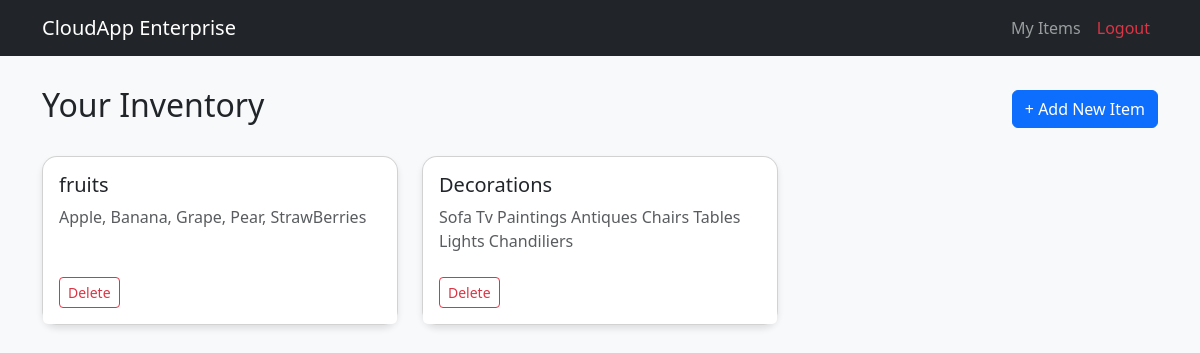
Screenshot of /items (signed in) with the database file from the repository.
### models.py (models this page shows)
class Item(Base):
    __tablename__ = "items"
    id = Column(Integer, primary_key=True, index=True)
    user_id = Column(Integer, ForeignKey("users.id"), nullable=False, index=True)
    title = Column(String(255), nullable=False)
    description = Column(Text, nullable=True)
    created_at = Column(DateTime, default=datetime.utcnow)
    updated_at = Column(DateTime, default=datetime.utcnow, onupdate=datetime.utcnow)
    owner = relationship("User", back_populates="items")

### routes.py (the view)
@items_bp.route('/items')
@login_required
def list_items():
    db = SessionLocal()
    user_items = db.query(Item).filter_by(user_id=current_user.id).all()
    db.close()
    return render_template('items/list.html', items=user_items)

### app.py (called while the page is built)
@login_manager.user_loader
def load_user(user_id):
    db = SessionLocal()
    user = db.query(User).get(int(user_id))
    db.close()
    return user

### templates/items/list.html
{% extends "base.html" %}
{% block content %}
<div class="d-flex justify-content-between align-items-center mb-4">
    <h2>Your Inventory</h2>
    <a href="{{ url_for('items.add_item') }}" class="btn btn-primary">+ Add New Item</a>
</div>
<div class="row">
    {% for item in items %}
    <div class="col-md-4 mb-4">
        <div class="card h-100">
            <div class="card-body">
                <h5 class="card-title">{{ item.title }}</h5>
                <p class="card-text text-muted">{{ item.description }}</p>
            </div>
            <div class="card-footer bg-white border-0 pb-3">
                <a href="{{ url_for('items.delete_item', item_id=item.id) }}" class="btn btn-outline-danger btn-sm">Delete</a>
            </div>
        </div>
    </div>
    {% else %}
    <div class="col-12 text-center py-5">
        <p class="text-muted">No items found. Start by adding one!</p>
    </div>
    {% endfor %}
</div>
{% endblock %}

### templates/base.html (style rules this page uses)
body { background-color: #f8f9fa; }
.card { border-radius: 15px; box-shadow: 0 4px 6px rgba(0,0,0,0.1); }

### rows the page displays
Item: title "fruits", description "Apple, Banana, Grape, Pear, StrawBerries"
Item: title "Decorations", description "Sofa Tv Paintings Antiques Chairs Tables Lights Chandiliers"
